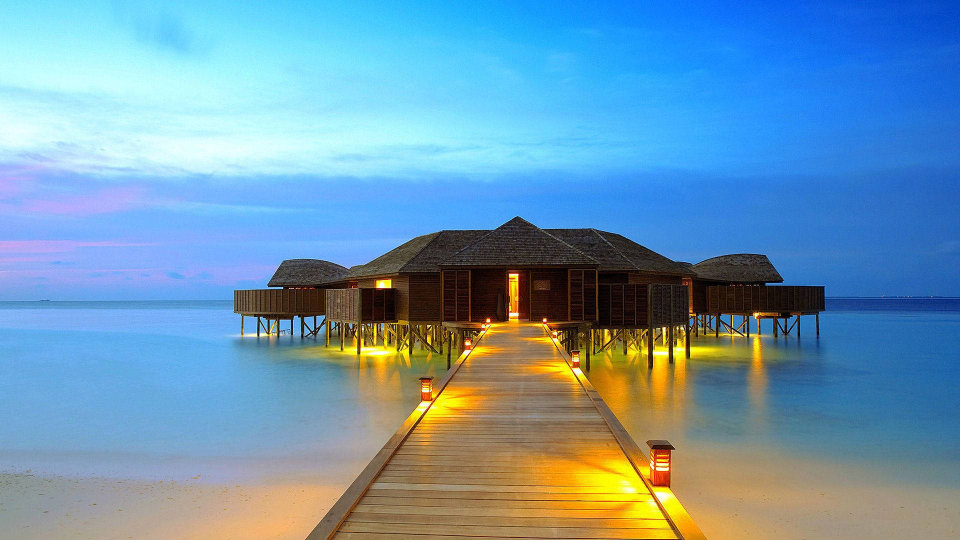
#> input picture interview/hdimage.jpg, 1920 x 1080 px (shown at 1/2 size)
$ python imagepro7.py
#> lines starting #> are read from the running program, lines starting #| are printed output that depends on the picture; after the words box and inside, x2 and y2 are one past the last pixel; in counts of white or black regions, pixels touching at a corner belong together
import cv2
import numpy as np

img=cv2.imread('hdimage.jpg')
#> img is the input picture: shape (1080, 1920, 3); mean B, G, R 177.6, 151.6, 110
img2=cv2.resize(img,(600,600))
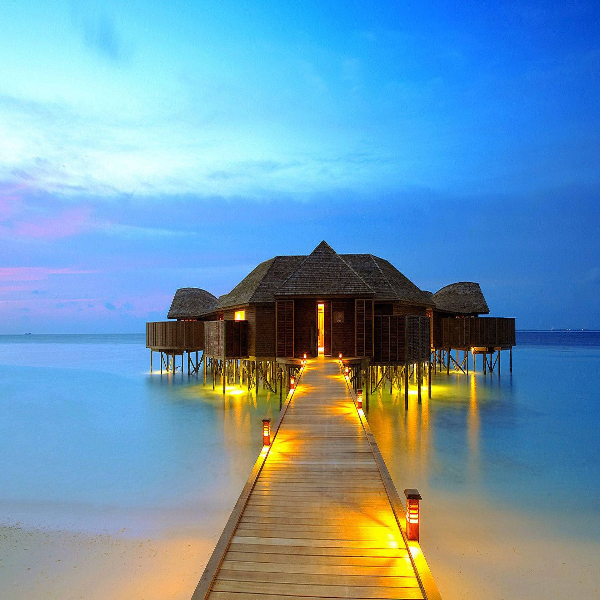
#> img2: shape (600, 600, 3); mean B, G, R 177.5, 151.5, 109.9
img3=cv2.cvtColor(img2,cv2.COLOR_BGR2GRAY)
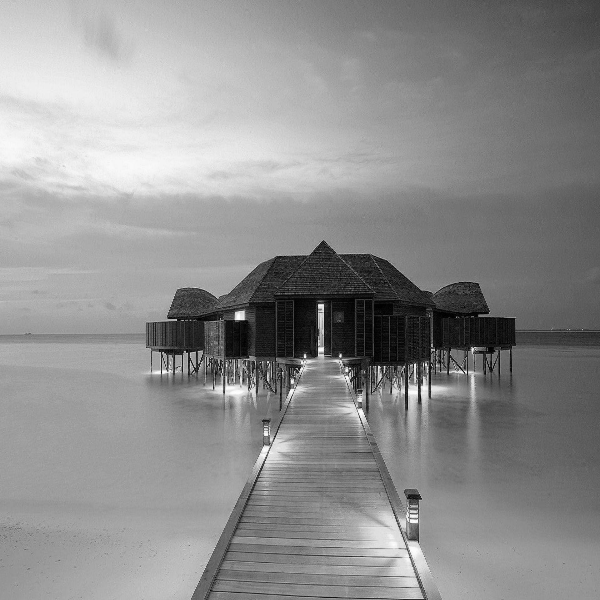
#> img3: shape (600, 600); min 0, max 255, mean 142

img1=cv2.Canny(img3,50,255)
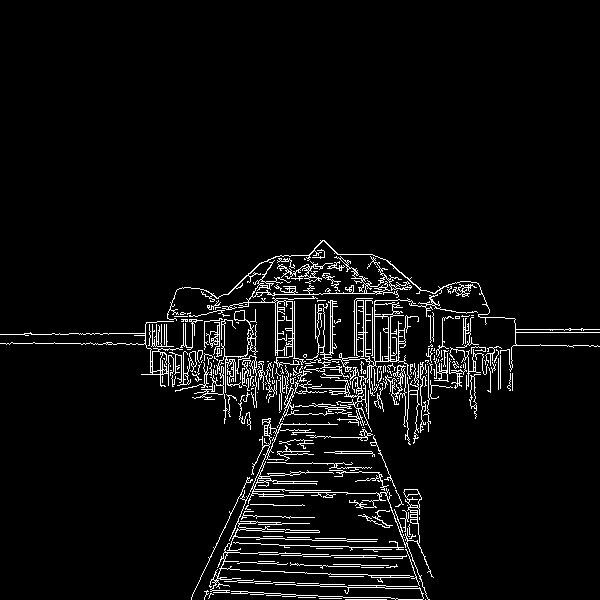
#> img1: shape (600, 600); 4.8% white in thin lines or dots, all inside (x1, y1, x2, y2) = (0, 240, 600, 600)

rat,thresh=cv2.threshold(img3,127,255,0)
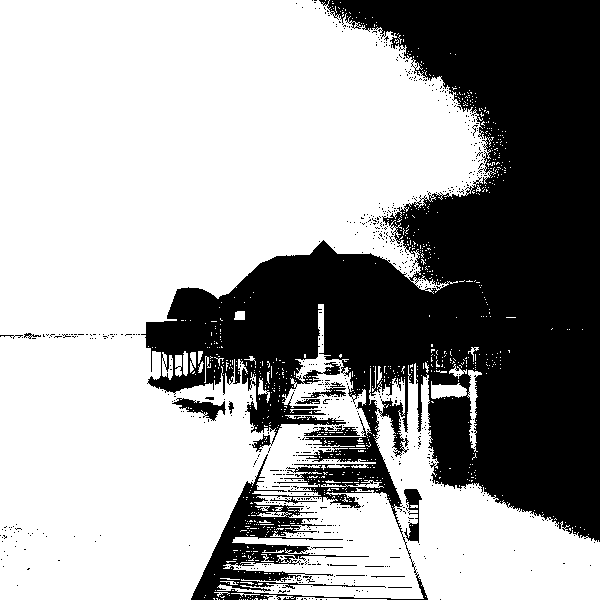
#> thresh: shape (600, 600); 63.6% white; 705 black regions (689 under 20 px), largest, box (x1, y1, x2, y2) and area: (141, 0, 600, 600) 127795, (172, 398, 226, 421) 526, (404, 489, 422, 543) 463

cv2.imshow('GRAY image',img3)
cv2.imshow('canny image',img1)
cv2.imshow('threshold image',thresh)


cv2.waitKey(0)
cv2.destroyAllWindows()
